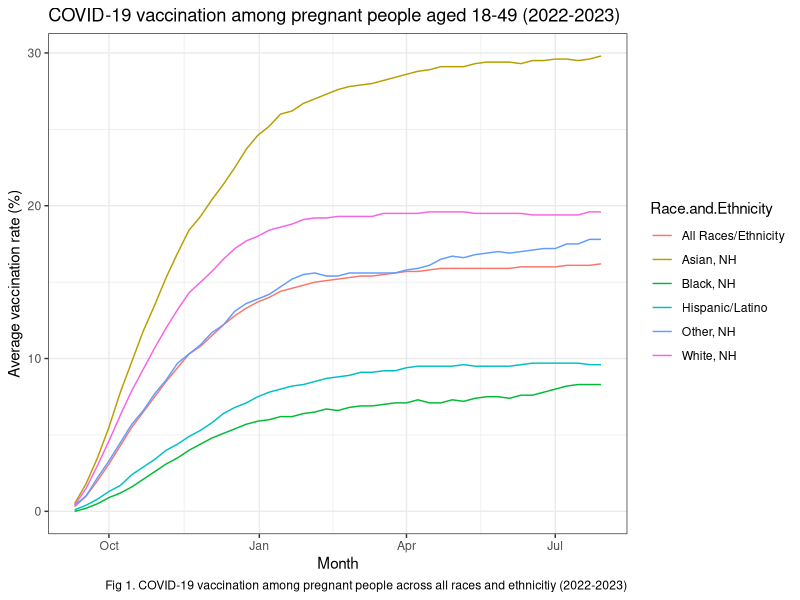
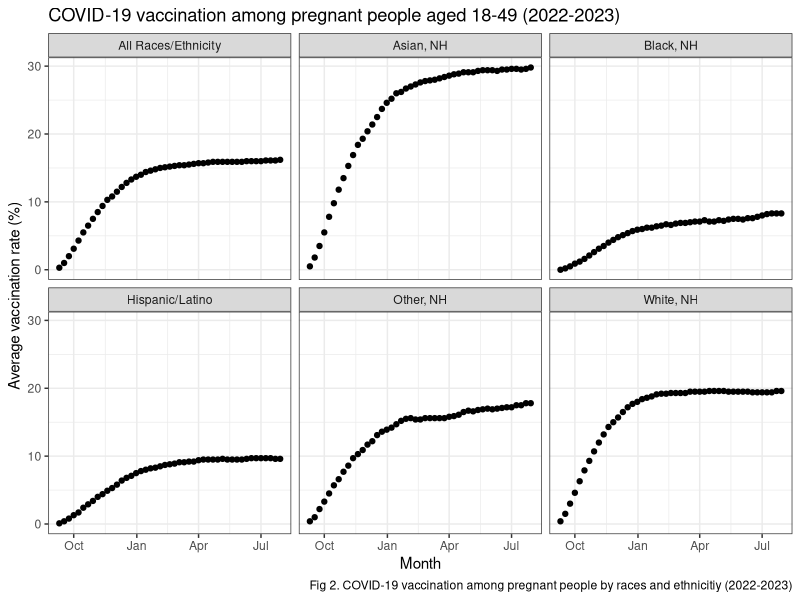
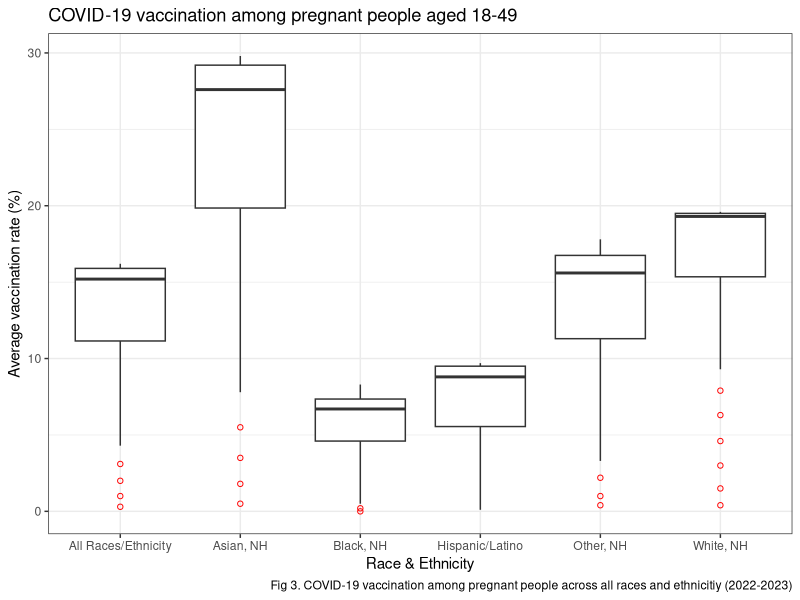
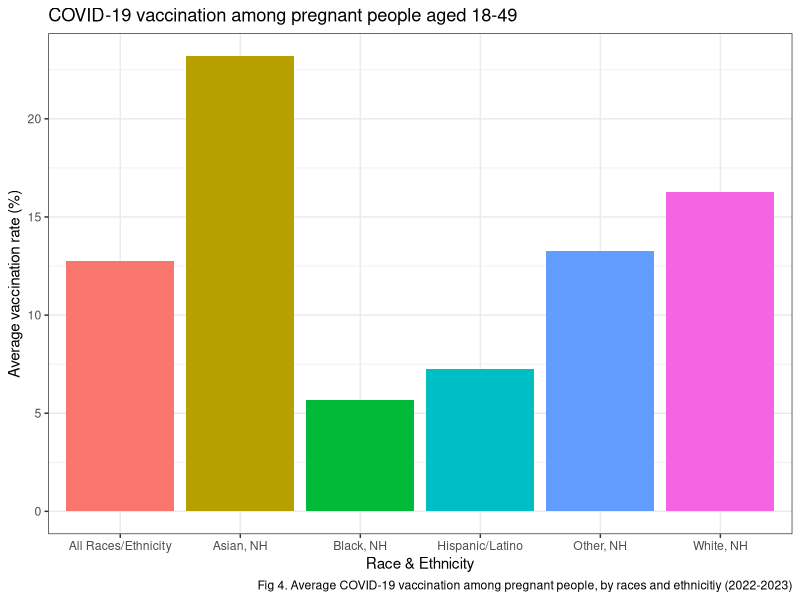

Generate these figures, in order, with R:
## ---- chunk 1
# Set-up libraries
library(tidyverse)
library(ggplot2)
# Import data
setwd("C:/Users/nhidi/OneDrive - Johns Hopkins/PhD/courses/second-term/Programming/project1")
dat <- read.csv("covid-19-pregnant.csv")

# Filter dataset to only contains timeframe with data from all group
table(dat$Date.Order, dat$Race.and.Ethnicity)
df <- dat %>% 
  dplyr::filter(Date.Order != 90)

# Change date to correct format
df$Week_Ending_Date <- as.Date(df$Week_Ending_Date, format =  "%m/%d/%Y %H:%M:%S")
str(df$Week_Ending_Date)

# Summarized data of average vaccination rate by race/ethnicity group
df_sum <- df %>%
  group_by(Race.and.Ethnicity) %>%
  summarise(
    n = n(),
    average = mean(Percent.Up.to.date, na.rm = TRUE)
  )

df_sum <- df_sum %>% arrange (desc(average))


df_sum_minus_all <- df_sum %>% 
  filter(Race.and.Ethnicity!="All Races/Ethnicity")


df_sum <- df_sum %>% arrange (desc(average))
# Summarized data of average denominator by race/ethnicity group
df_denominator <- df %>%
  group_by(Race.and.Ethnicity) %>%
  summarise(
    n = n(),
    size = mean(Denominator, na.rm = TRUE)
  ) %>%
  filter(Race.and.Ethnicity!="All Races/Ethnicity")



## ---- chunk 2
#Chart through time
plot1 <- ggplot(data = df, aes(x=Week_Ending_Date, y=Percent.Up.to.date, group=Race.and.Ethnicity, color=Race.and.Ethnicity)) +
    geom_line() +
    ggtitle("COVID-19 vaccination among pregnant people aged 18-49 (2022-2023)") +
    xlab("Month") + 
    ylab("Average vaccination rate (%)") +
    theme_bw() +
    labs(caption = "Fig 1. COVID-19 vaccination among pregnant people across all races and ethnicitiy (2022-2023)")
plot1

plot2 <- ggplot(df, aes(Week_Ending_Date, Percent.Up.to.date)) + geom_point() + 
    facet_wrap(vars(Race.and.Ethnicity)) +
    ggtitle("COVID-19 vaccination among pregnant people aged 18-49 (2022-2023)") +
    xlab("Month") + 
    ylab("Average vaccination rate (%)") +
    theme_bw() +
    labs(caption = "Fig 2. COVID-19 vaccination among pregnant people by races and ethnicitiy (2022-2023)")
plot2

#Box plot
plot3 <- ggplot(df, aes(Race.and.Ethnicity, Percent.Up.to.date)) + geom_boxplot(outlier.colour = "red", outlier.shape = 1) +
  theme_bw()  + 
         ggtitle("COVID-19 vaccination among pregnant people aged 18-49") +
         xlab("Race & Ethnicity") + 
         ylab("Average vaccination rate (%)") +
         labs(caption = "Fig 3. COVID-19 vaccination among pregnant people across all races and ethnicitiy (2022-2023)")

plot3  
#Bar chart
plot4 <- ggplot(data = df_sum, aes(x=Race.and.Ethnicity, y=average, fill=Race.and.Ethnicity)) + 
         geom_bar(stat="identity") + 
         theme_bw() + 
         ggtitle("COVID-19 vaccination among pregnant people aged 18-49") +
         xlab("Race & Ethnicity") + 
         ylab("Average vaccination rate (%)") +
         theme(legend.position="none") +
         labs(caption = "Fig 4. Average COVID-19 vaccination among pregnant people, by races and ethnicitiy (2022-2023)")

plot4

